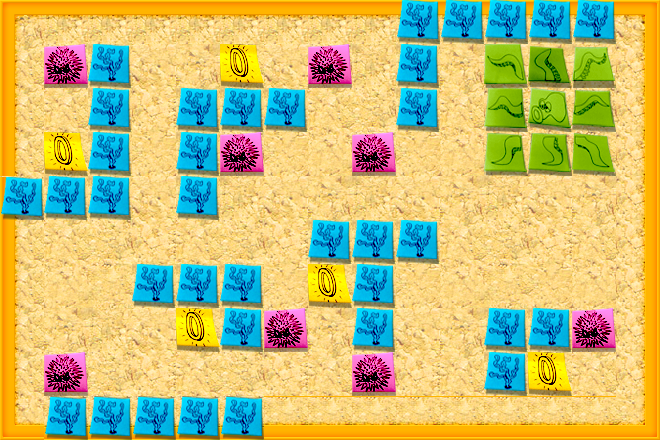

A 2D game scene composited from a Tiled map and its tileset images. What follows is a short description and the map's XML, with each tile layer's data collapsed to a summary:
An orthogonal 15x10 tile map with 44x44 px tiles, 1 tile layer (Tile Layer 1), 3 tilesets.

<map version="1.0" orientation="orthogonal" width="15" height="10" tilewidth="44" tileheight="44">
 <tileset firstgid="1" name="Tile03" tilewidth="44" tileheight="44">
  <image source="Tile03.png" width="484" height="132" />
 </tileset>
 <tileset firstgid="34" name="Tile05" tilewidth="44" tileheight="44">
  <image source="Tile05.png" width="484" height="132" />
 </tileset>
 <tileset firstgid="67" name="Tile05" tilewidth="44" tileheight="44">
  <image source="Tile05.png" width="484" height="132" />
 </tileset>
 <layer name="Tile Layer 1" width="15" height="10">
  <data>[150 cells, 150 non-empty, 32 distinct tile ids]</data>
 </layer>
</map>